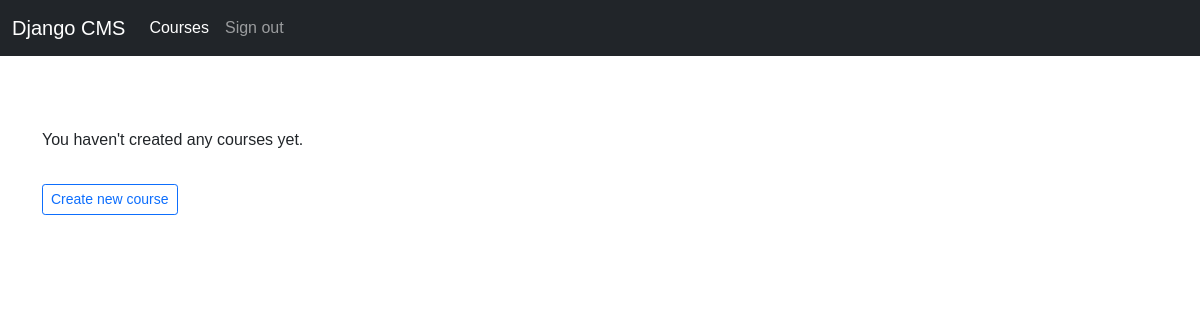
Page /course/mine/ (signed in) on the earlier database version.
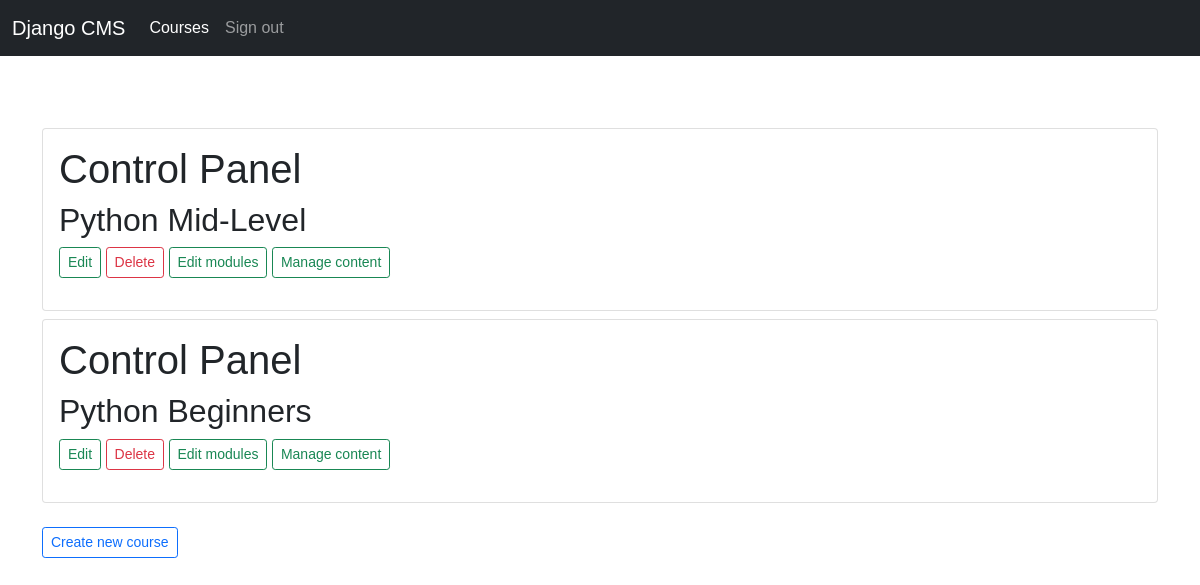
Same page on the later database version.
### courses/models.py (models this page shows, shortened)
class Course(models.Model):
    owner = models.ForeignKey(
        User, related_name="courses_created", on_delete=models.CASCADE
    )
    subject = models.ForeignKey(
        Subject, related_name="courses", on_delete=models.CASCADE
    )
    title = models.CharField(max_length=200)
    slug = models.SlugField(max_length=200, unique=True)
    overview = models.TextField()
    created = models.DateTimeField(auto_now_add=True)
    students = models.ManyToManyField(User, related_name="courses_joined", blank=True)
    class Meta:
        ordering = ["-created"]

### courses/views.py (the view)
# urls.py: path("mine/", views.ManageCourseListView.as_view(), name="manage_course_list"),
class ManageCourseListView(OwnerCourseMixin, ListView):
    template_name = "courses/manage/course/list.html"

### courses/views.py (called while the page is built)
    def get_queryset(self):
        qs = super(OwnerMixin, self).get_queryset()
        return qs.filter(owner=self.request.user)

### courses/templates/courses/manage/course/list.html (shortened to what this page needs)
{% extends "base.html" %}
{% block content %}
    <div class="row">
        <div class="col-md-12">
            {% for course in object_list %}
                <div class="card mb-2">
                    <div class="card-body">
                        <h1>Control Panel</h1>
                        <h2>{{ course.title }}</h2>
                        <p>
                            <a href="{% url "course_edit" course.id %}" class="btn btn-outline-success btn-sm">Edit</a>
                            <a href="{% url "course_delete" course.id %}"
                               class="btn btn-outline-danger btn-sm">Delete</a>
                            <a href="{% url "course_module_update" course.id %}" class="btn btn-outline-success btn-sm">Edit
                                modules</a>
                            {% if course.modules.count > 0 %}
                                <a href="{% url "module_content_list" course.modules.first.id %}"
                                   class="btn btn-outline-success btn-sm">Manage content</a>
                            {% endif %}
                        </p>
                    </div>
                </div>
            {% empty %}
                <p>You haven't created any courses yet.</p>
            {% endfor %}
            <a href="{% url "course_create" %}" class="btn btn-outline-primary btn-sm mt-3">Create new course</a>
        </div>
    </div>
{% endblock %}

Differences in the rows shown:
now on this page (row edited): Course: title "Python Mid-Level", shows "Manage content"
now on this page (row edited): Course: title "Python Beginners", shows "Manage content"
Other differences:
text no longer shown: "You haven't created any courses yet."
